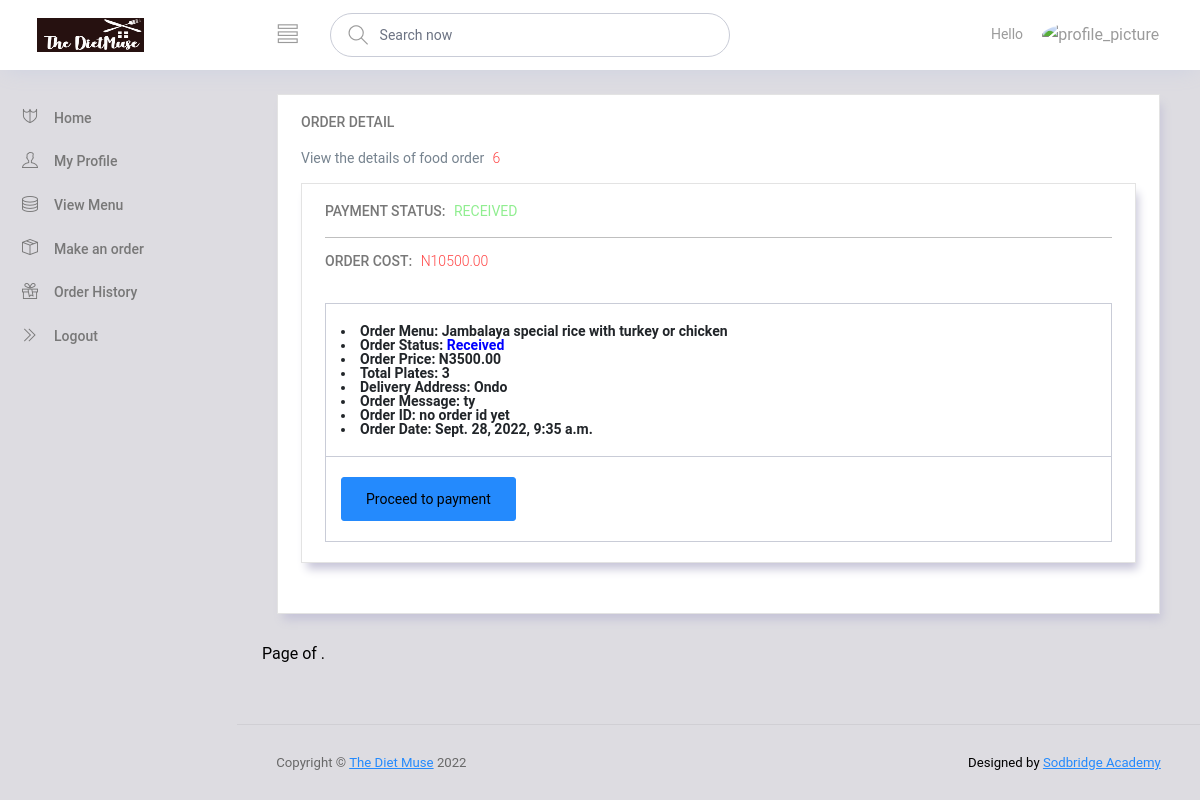
The page /customer-order/detail/6/ on the database its author committed.
### app/models.py (models this page shows, shortened)
class FoodOrder(models.Model):
    menu = models.ForeignKey(Food, related_name='my_food_order', on_delete=models.CASCADE)
    date_needed = models.DateField(help_text=u'Day you need this order')
    no_of_plates = models.CharField(max_length=100)
    message = models.TextField(blank=True)
    user = models.ForeignKey(User, related_name='users', on_delete=models.CASCADE, null=True)
    delivery_address = models.TextField(default='Ondo')
    order_status = models.CharField(max_length=50, choices=order_delivery_status, blank=True, default='Received')
    payment_status = models.CharField(max_length=50, choices=order_payment_status, blank=True, default='Pending')
    total_cost = models.DecimalField(max_digits=10, null=True, decimal_places=2)
    order_id = models.CharField(max_length=20, blank=True, default='no order id yet')
    date_created = models.DateTimeField(auto_now=True)
    class Meta:
        ordering = ('-date_created',)

class Food(models.Model):
    name = models.CharField(max_length=200, db_index=True)
    slug = models.SlugField(max_length=200, db_index=True)
    category = models.ForeignKey(Category, related_name='categories', null=True, on_delete=models.CASCADE)
    image = models.ImageField(upload_to='food-menu/',blank=True)
    day = models.CharField(max_length=20, choices=week_choices, default='Munchy Monday')
    description = models.TextField(blank=True)
    return_policy = models.TextField(blank=True, null=True,)
    price = models.DecimalField(max_digits=10, null=True, decimal_places=2)
    available = models.BooleanField(default=True)
    created = models.DateTimeField(auto_now_add=True)
    updated = models.DateTimeField(auto_now=True)
    class Meta:
        index_together = (('id', 'slug'),)
    def __str__(self):
        return self.name

### accounts/views.py (the view)
# urls.py: path('customer-order/detail/<str:pk>/', FoodOrdersDetailView.as_view(template_name='foodorder_detail.html'), name='order-detail'),
class FoodOrdersDetailView(DetailView):
	model = FoodOrder

### accounts/templates/foodorder_detail.html
{% extends 'layout.html' %}
{% load static %}
{% load crispy_forms_tags %}
{% block content %}
  <div class="col-12 grid-margin">
    <div class="card">
      <div class="card-body">
        <h4 class="card-title">ORDER DETAIL</h4>
        <form class="form-sample">
          <p class="card-description">
            View the details of food order <code> {{ object.id }} </code>
          </p>
          <div class="row">
            <div class="col-lg-12 grid-margin stretch-card">
              <div class="card">
                <div class="card-body">
                  <h4 class="card-title">Payment Status:  <code>
                    <b>
                      {% if object.payment_status  == 'Pending' %}
                        <span style="color:red;">PENDING</span>
                      {% elif object.payment_status  == 'Received' %}
                        <span style="color:lightgreen;">RECEIVED</span>
                      {% elif object.payment_status  == 'Refunded' %}
                        <span style="color:rosybrown;">REFUNDED</span>
                      {% endif %}
                    </b></code></h4> <hr>
                    <h4 class="card-title">Order Cost: <code>N{{ object.total_cost }}</code></h4>
                  <div class="table-responsive pt-3">
                    <table class="table table-bordered">
                      <thead>
                        <tr>
                          <th>
                            <li>Order Menu: {{ object.menu }}</li>
                            <li>Order Status:
                              {% if object.order_status  == 'Received' %}
                                <span style="color:blue;">Received</span>
                              {% elif object.payment_status  == 'Incoming' %}
                                <span style="color:yellow;">Incoming</span>
                              {% elif object.payment_status  == 'Delivered' %}
                                <span style="color:green;">Delivered</span>
                              {% elif object.payment_status  == 'Rejected' %}
                                <span style="color:red;">Rejected</span>
                             {% endif %}
                           </li>
                            <li>Order Price: N{{ object.menu.price }}</li>
                            <li>Total Plates: {{ object.no_of_plates }}</li>
                            <li>Delivery Address: {{ object.delivery_address }}</li>
                            <li>Order Message: {{ object.message }}</li>
                            <li>Order ID: {{ object.order_id }}</li>
                            <li>Order Date: {{ object.date_created }} </li>
                          </th>
                        </tr>
                      </thead>
                      <tbody>
                        <tr>
                          <td>
                            {% if request.user.username == 'gabby' %}
                              <a href="{% url 'confirm-payment' object.pk %}" class="btn btn-block btn-primary">Confirm Payment</a>
                            {% else %}
                              <a href="https://paystack.com/pay/thedietmuse" target="_blank" class="btn btn-block btn-primary">Proceed to payment</a>
                            {% endif %}
                          </td>
                         </tr>
                      </tbody>
                    </table>
                  </div>
                </div>
              </div>
            </div>
          </div>
        </form>
      </div>
    </div>
  </div>
{% endblock content %}

### rows shown on the page
FoodOrder: id "6", total_cost "10500.00", menu "Jambalaya special rice with turkey or chicken", menu.price "3500.00", no_of_plates "3", delivery_address "Ondo", message "ty", order_id "no order id yet", date_created "Sept. 28, 2022, 9:35 a.m."
